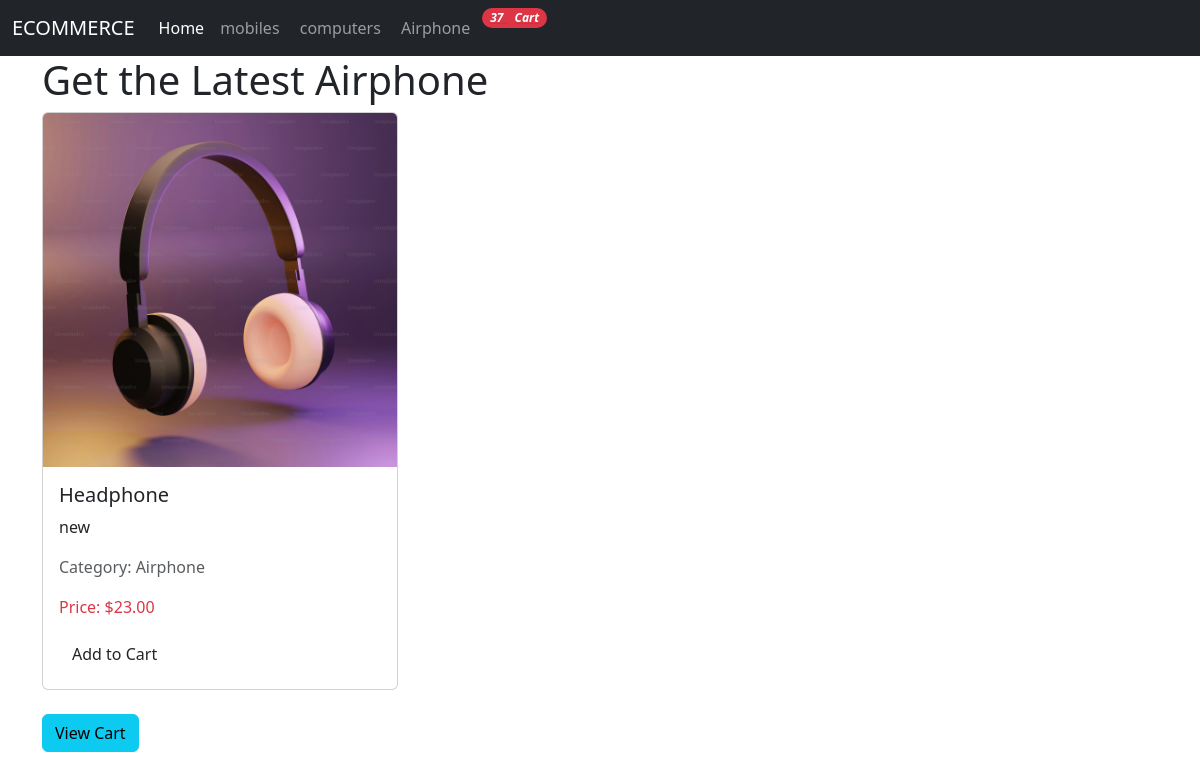
The page /Airphone/ (signed in) on the database its author committed.
### Shop/models.py (models this page shows, shortened)
class Product(models.Model):
    name = models.CharField(max_length=100)
    price = models.DecimalField(max_digits=10, decimal_places=2)
    description = models.TextField()
    image = models.ImageField(upload_to='image')
    category = models.ForeignKey(Cotegory, on_delete=models.CASCADE)

class Cotegory(models.Model):
    name = models.CharField(max_length=100)

### Shop/views.py (the view)
# urls.py: path('Airphone/', views.Airphone_view, name='Airphone'),
def Airphone_view(request):
    products = Product.objects.filter(category__name='Airphone')
    cart_items_count = count_cart_items(request)
    return render(request, 'Product/Airphone.html', {'products': products, 'cart_items_count': cart_items_count})

### Shop/views.py (called while the page is built)
def count_cart_items(request):
    try:
        cart = Cart.objects.get(user=request.user)
        return cart.cartitem_set.aggregate(total_items=Sum('quantity'))['total_items'] or 0
    except Cart.DoesNotExist:
        return 0

### Shop/Templates/Product/Airphone.html (shortened to what this page needs)
{% extends 'base.html' %}
{% block content %}
<h1>Get the Latest  Airphone</h1>
<div class="row">
    {% for product in products %}
    <div class="col-md-4">
        <div class="card mb-4">
            <img src="{{ product.image.url }}" class="card-img-top" alt="{{ product.name }}">
            <div class="card-body">
                <h5 class="card-title">{{ product.name }}</h5>
                <p class="card-text">{{ product.description }}</p>
                <p class="text-muted">Category: {{ product.category.name }}</p>
                <p class="text-danger">Price: ${{ product.price }}</p>
                <a href="{% url 'add_to_cart' product.id %}" class="btn btn
primary">Add to Cart</a>
            </div>
        </div>
    </div>
    {% endfor %}
</div>
<a href="{% url 'cart_view' %}" class="btn btn-info">View Cart</a>
{% endblock %}

### rows shown on the page
Product: image (picture), name "Headphone", description "new", category.name "Airphone", price "23.00"

### other values the page prints
{{ cart_items_count }} "37"
